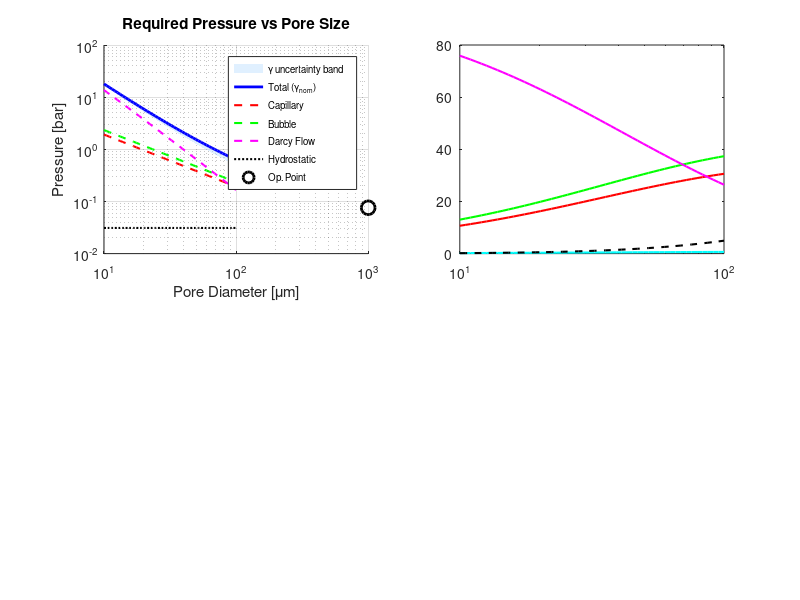

MATLAB code for this plot: (Note: this script raises an error after producing the figure.)
%% Gallinstan Seepage Prevention and Gas Bubbling Pressure Calculator
% Calculates required pressure differential across porous SiC plate
% to prevent Gallinstan seepage while bubbling nitrogen gas through
%
% PROPERTY VALUES CORRECTED vs literature (see gallinstan_input_validation.m):
%   gamma_gallinstan : 0.65 → 0.535 N/m  (Plevachuk 2014, EGaInSn at 200°C)
%   rho_galinstan    : 6360 → 6332 kg/m³  (6440 at 20°C, dρ/dT = -0.6 kg/m³/K)
%   mu_nitrogen      : 2.5e-5 → 2.57e-5 Pa·s  (NIST at 200°C)
%   rho_nitrogen     : 0.746 → 0.745 kg/m³  (ideal gas, NIST)
%   alpha_vessel     : 17e-6 → 17.2e-6 1/K
%
% UNCERTAINTY BANDS added for γ (dominant uncertainty source):
%   gamma_nom  = 0.535 N/m  (oxide-free EGaInSn at 200°C)
%   gamma_low  = 0.400 N/m  (conservative partial Ga₂O₃ oxidation present)
%   gamma_high = 0.590 N/m  (upper bound fully inert, RT brand value)
%
% MATERIAL COMPATIBILITY WARNING:
%   316L SS is partially attacked by Ga alloys via liquid metal embrittlement.
%   Consider SiC-lined or PTFE-lined vessel, or Hastelloy C-276.

clear; clc; close all;

%% INPUT PARAMETERS 

% SiC Plate Properties
pore_diameter    = 1000e-6;      % Pore diameter [m] (1000 microns)
plate_thickness  = 20e-3;        % Plate thickness [m] (20 mm)
porosity         = 0.2475;       % Porosity [-]
active_area      = 1e-4;         % Active flow area [m^2] (1 cm^2)

% Operating Conditions
flow_rate_cm3s   = 5;            % Nitrogen flow rate [cm^3/s]
temperature_C    = 200;          % Operating temperature [°C]
gas_type         = 'nitrogen';   % Gas type (informational)

% Vessel Geometry
gallinstan_height = 0.05;        % Height of Gallinstan above SiC plate [m]

%% MATERIAL PROPERTIES  (literature-validated) 

T_K = temperature_C + 273.15;   % [K]


% Gallinstan at 200°C
% Surface tension: γ(T) = 587 - 0.0109*(T_K - 283.15) mN/m
%   Plevachuk et al. (2014) J. Chem. Eng. Data 59, 757 EGaInSn
%   Brand Galinstan(R) ~534 mN/m at RT (Handschuh-Wang 2022)
% Three scenarios due to oxidation uncertainty:

gamma_nom  = (587 - 0.0109*(T_K - 283.15)) * 1e-3;  % [N/m] oxide-free EGaInSn
gamma_low  = 0.400;                                   % [N/m] partial oxidation worst-case
gamma_high = 0.590;                                   % [N/m] upper bound (brand RT value)
gamma_gallinstan = gamma_nom;                         % ← NOMINAL used in all calculations

% Density: 6440 kg/m³ at 20°C, dρ/dT ≈ -0.60 kg/m³/K (liquid metal typical)
rho_gallinstan = 6440 + (-0.60) * (temperature_C - 20);  % [kg/m³] at 200°C

% Contact angles (non-wetting on clean SiC in inert atmosphere)
contact_angle_adv_deg = 145;    % Advancing [°] used for seepage calc (worst case entry)
contact_angle_rec_deg = 120;    % Receding  [°] lower bound once Ga has entered pore

% Nitrogen at 200°C, 1 atm  (NIST reference data)

mu_nitrogen  = 2.57e-5;         % Dynamic viscosity [Pa·s]  NIST 473 K
rho_nitrogen = (101325 * 0.028014) / (8.314 * T_K);  % Ideal gas [kg/m³] = 0.7448

% Mean free path of N2 at 200°C, 1 atm (kinetic theory)
lambda_mfp   = 70e-9;           % [m]

% SiC / Vessel Thermal Properties
alpha_SiC     = 4.0e-6;         % CTE of SiC [1/K]       (sintered α-SiC)
alpha_vessel  = 17.2e-6;        % CTE of 316L SS [1/K]   (ASME IID at 200°C)
E_SiC         = 410e9;          % Young's modulus SiC [Pa]
delta_T       = temperature_C - 20;  % Temperature rise from assembly temp [K]

% Universal constants
g = 9.81;                        % [m/s^2]

%% PRINT PROPERTY VALUES WITH SOURCE NOTES 

fprintf('  MATERIAL PROPERTIES (literature-corrected)  \n');
fprintf('Gallinstan surface tension:\n');
fprintf('  γ_nominal  (oxide-free EGaInSn, 200°C) : %.4f N/m  [Plevachuk 2014]\n', gamma_nom);
fprintf('  γ_low      (partial Ga₂O₃ oxidation)   : %.4f N/m  [conservative]\n', gamma_low);
fprintf('  γ_high     (upper bound, brand RT)      : %.4f N/m  [Handschuh-Wang 2022]\n', gamma_high);
fprintf('  *** Calculations use γ_nominal = %.4f N/m ***\n', gamma_gallinstan);
fprintf('  NOTE: ensure N₂ supply has <10 ppm O₂ to stay near γ_nominal.\n');
fprintf('        If O₂ uncontrolled, use γ_low for conservative design.\n\n');
fprintf('Gallinstan density at %.0f°C : %.1f kg/m³\n', temperature_C, rho_gallinstan);
fprintf('  (extrapolated from 6440 kg/m³ at 20°C, dρ/dT = -0.60 kg/m³/K)\n\n');
fprintf('N₂ viscosity  at %.0f°C, 1 atm : %.3e Pa·s  [NIST]\n', temperature_C, mu_nitrogen);
fprintf('N₂ density    at %.0f°C, 1 atm : %.4f kg/m³  [ideal gas]\n\n', temperature_C, rho_nitrogen);
fprintf('⚠  MATERIAL COMPATIBILITY WARNING:\n');
fprintf('   Gallium alloys attack most metals via liquid metal embrittlement (LME).\n');
fprintf('   316L SS has limited resistance; Ga can diffuse along grain boundaries\n');
fprintf('   at 200°C. Consider: SiC-lined vessel, PTFE liner, or Hastelloy C-276.\n');
fprintf('   Tungsten and molybdenum are the most resistant structural metals.\n\n');

%%   DERIVED PARAMETERS  

pore_radius             = pore_diameter / 2;
contact_angle_adv_rad   = deg2rad(contact_angle_adv_deg);
contact_angle_rec_rad   = deg2rad(contact_angle_rec_deg);
flow_rate_m3s           = flow_rate_cm3s * 1e-6;
superficial_velocity    = flow_rate_m3s / active_area;

%%   PERMEABILITY (Kozeny-Carman)  

kozeny_constant = 180;
permeability = (porosity^3 * pore_diameter^2) / ...
               (kozeny_constant * (1 - porosity)^2);

Sphericity   = 250e-9;
diameter_abs = 1e-6;
absperm = (Sphericity^2 * porosity^3 * diameter_abs^2) / ...
          (150 * (1 - porosity)^2);

%%   DIMENSIONLESS SANITY CHECKS  

Re_pore = rho_nitrogen * superficial_velocity * pore_diameter / mu_nitrogen;
Ca      = mu_nitrogen * superficial_velocity / gamma_gallinstan;
Kn      = lambda_mfp / pore_radius;

fprintf('  DIMENSIONLESS CHECKS  \n');
fprintf('Pore Reynolds number : %.5f  (Darcy valid if Re << 1)\n', Re_pore);
fprintf('Capillary number     : %.2e  (capillary-dominated if Ca << 1)\n', Ca);
fprintf('Knudsen number       : %.2e  (continuum OK if Kn << 0.01)\n\n', Kn);

if Re_pore > 1
    warning('Re_pore > 1: Forchheimer inertial correction is significant.');
end
if Kn > 0.01
    warning('Kn > 0.01: Klinkenberg slip-flow correction applied below.');
end

%%   KLINKENBERG SLIP-FLOW CORRECTION  

b_klink = 0.11 * permeability^(-0.39);
P_mean  = 101325;
k_klink = permeability * (1 + b_klink / P_mean);

fprintf('  KLINKENBERG SLIP CORRECTION  \n');
fprintf('Intrinsic permeability   : %.3e m²\n', permeability);
fprintf('Klinkenberg factor b     : %.4f Pa\n',  b_klink);
fprintf('Slip-corrected perm.     : %.3e m²\n\n', k_klink);

%%    SYSTEM PARAMETERS PRINTOUT   

fprintf('  SYSTEM PARAMETERS  \n');
fprintf('Pore diameter        : %.1f μm\n',    pore_diameter*1e6);
fprintf('Plate thickness      : %.1f mm\n',    plate_thickness*1e3);
fprintf('Porosity             : %.2f%%\n',     porosity*100);
fprintf('Active area          : %.2f cm²\n',   active_area*1e4);
fprintf('Flow rate            : %.2f cm³/s\n', flow_rate_cm3s);
fprintf('Temperature          : %.0f°C\n',     temperature_C);
fprintf('Gallinstan height    : %.0f mm\n',    gallinstan_height*1e3);
fprintf('Est. permeability    : %.2e m²\n\n',  permeability);

%%    PRESSURE CALCULATIONS   

% Hydrostatic (independent of gamma)
delta_P_hydrostatic = rho_gallinstan * g * gallinstan_height;

%   Nominal (γ_nom)  
delta_P_capillary_adv = (2*gamma_gallinstan*abs(cos(contact_angle_adv_rad))) / pore_radius;
delta_P_capillary_rec = (2*gamma_gallinstan*abs(cos(contact_angle_rec_rad))) / pore_radius;
delta_P_flow          = (mu_nitrogen * superficial_velocity * plate_thickness) / k_klink;
beta_forchheimer      = 1.75 / (sqrt(k_klink) * porosity^1.5);
delta_P_forchhei      = beta_forchheimer * rho_nitrogen * superficial_velocity^2 * plate_thickness;
delta_P_bubble        = (2*gamma_gallinstan) / pore_radius;
delta_P_total         = delta_P_capillary_adv + delta_P_hydrostatic + ...
                        delta_P_flow + delta_P_forchhei + delta_P_bubble;

%   Low γ (oxidation worst-case)  
dP_cap_adv_low = (2*gamma_low*abs(cos(contact_angle_adv_rad))) / pore_radius;
dP_bubble_low  = (2*gamma_low) / pore_radius;
delta_P_total_low = dP_cap_adv_low + delta_P_hydrostatic + ...
                    delta_P_flow + delta_P_forchhei + dP_bubble_low;

%   High γ (fully inert upper bound)  
dP_cap_adv_high = (2*gamma_high*abs(cos(contact_angle_adv_rad))) / pore_radius;
dP_bubble_high  = (2*gamma_high) / pore_radius;
delta_P_total_high = dP_cap_adv_high + delta_P_hydrostatic + ...
                     delta_P_flow + delta_P_forchhei + dP_bubble_high;

%%  = RESULTS OUTPUT  

fprintf('  PRESSURE COMPONENTS (nominal γ = %.4f N/m)  \n', gamma_gallinstan);

fprintf('1. Capillary Entry Pressure (advancing, θ=%.0f°):\n', contact_angle_adv_deg);
fprintf('   ΔP_cap_adv = %8.1f Pa  (%.5f bar, %.4f psi)\n', ...
        delta_P_capillary_adv, delta_P_capillary_adv/1e5, delta_P_capillary_adv/6894.76);
fprintf('   Capillary pressure (receding, θ=%.0f°, hysteresis lower bound):\n', contact_angle_rec_deg);
fprintf('   ΔP_cap_rec = %8.1f Pa  (%.5f bar, %.4f psi)\n\n', ...
        delta_P_capillary_rec, delta_P_capillary_rec/1e5, delta_P_capillary_rec/6894.76);

fprintf('2. Hydrostatic Head (%.0f mm Galinstan, ρ=%.0f kg/m³):\n', ...
        gallinstan_height*1e3, rho_gallinstan);
fprintf('   ΔP_hydro   = %8.1f Pa  (%.5f bar, %.4f psi)\n\n', ...
        delta_P_hydrostatic, delta_P_hydrostatic/1e5, delta_P_hydrostatic/6894.76);

fprintf('3. Viscous Flow Resistance (Darcy + Klinkenberg):\n');
fprintf('   ΔP_flow    = %8.4f Pa  (%.7f bar)\n\n', ...
        delta_P_flow, delta_P_flow/1e5);

fprintf('4. Forchheimer Inertial Correction:\n');
fprintf('   ΔP_Forch   = %8.6f Pa  (negligible at this flow rate)\n\n', delta_P_forchhei);

fprintf('5. Bubble Formation Pressure (Young-Laplace):\n');
fprintf('   ΔP_bubble  = %8.1f Pa  (%.5f bar, %.4f psi)\n\n', ...
        delta_P_bubble, delta_P_bubble/1e5, delta_P_bubble/6894.76);

fprintf('  TOTAL REQUIRED PRESSURE UNCERTAINTY RANGE  \n');
fprintf('  γ_low  (%.3f N/m, oxidised)  : %8.1f Pa  (%.5f bar)  ← minimum credible\n', ...
        gamma_low,  delta_P_total_low,  delta_P_total_low/1e5);
fprintf('  γ_nom  (%.3f N/m, oxide-free): %8.1f Pa  (%.5f bar)  ← DESIGN VALUE\n', ...
        gamma_gallinstan, delta_P_total, delta_P_total/1e5);
fprintf('  γ_high (%.3f N/m, upper)     : %8.1f Pa  (%.5f bar)  ← upper bound\n\n', ...
        gamma_high, delta_P_total_high, delta_P_total_high/1e5);

fprintf('  ΔP_total (nominal) = %.1f Pa = %.5f bar = %.4f psi = %.5f atm\n\n', ...
        delta_P_total, delta_P_total/1e5, delta_P_total/6894.76, delta_P_total/101325);

fprintf('INTERPRETATION:\n');
fprintf('  Gas pressure below SiC must exceed pressure above by %.1f Pa (nominal)\n', delta_P_total);
fprintf('  to simultaneously:\n');
fprintf('    ✓ Overcome capillary entry pressure (seepage prevention)\n');
fprintf('    ✓ Support %.0f mm hydrostatic head of Galinstan\n', gallinstan_height*1e3);
fprintf('    ✓ Push N₂ through pores (viscous + inertial losses)\n');
fprintf('    ✓ Form bubbles in Galinstan (Young-Laplace)\n');
fprintf('  If O₂ contamination is present (γ drops to %.3f N/m),\n', gamma_low);
fprintf('  required ΔP drops to %.1f Pa capillary barrier weakens.\n', delta_P_total_low);
fprintf('  RISK: if θ < 90° due to oxidation, capillary barrier disappears entirely.\n\n');

%%   COMPONENT BREAKDOWN  

fprintf('  COMPONENT BREAKDOWN (nominal)  \n');
fprintf('Capillary (adv.) :  %5.1f%% of total\n', 100*delta_P_capillary_adv/delta_P_total);
fprintf('Hydrostatic      :  %5.1f%% of total\n', 100*delta_P_hydrostatic/delta_P_total);
fprintf('Flow (Darcy)     :  %5.1f%% of total\n', 100*delta_P_flow/delta_P_total);
fprintf('Forchheimer      :  %5.1f%% of total\n', 100*delta_P_forchhei/delta_P_total);
fprintf('Bubble formation :  %5.1f%% of total\n\n', 100*delta_P_bubble/delta_P_total);

%%   BUBBLE CHARACTERISTICS  

D_fritz = 0.0208 * contact_angle_adv_deg * ...
          sqrt(gamma_gallinstan / (g * (rho_gallinstan - rho_nitrogen)));
R_fritz = D_fritz / 2;
bubble_volume_pore  = (4/3)*pi*pore_radius^3;
bubble_volume_fritz = (4/3)*pi*R_fritz^3;
bubble_freq_pore    = flow_rate_m3s / bubble_volume_pore;
bubble_freq_fritz   = flow_rate_m3s / bubble_volume_fritz;

fprintf('  BUBBLE CHARACTERISTICS  \n');
fprintf('Pore-radius model:\n');
fprintf('  Bubble radius    : %.1f μm\n', pore_radius*1e6);
fprintf('  Bubble frequency : %.2f Hz  (%.0f bubbles/min)\n', bubble_freq_pore, bubble_freq_pore*60);
fprintf('Fritz detachment model:\n');
fprintf('  Detachment diameter : %.2f mm\n', D_fritz*1e3);
fprintf('  Bubble frequency    : %.4f Hz  (%.2f bubbles/min)\n', bubble_freq_fritz, bubble_freq_fritz*60);
fprintf('(Actual bubbles will coalesce and grow; Fritz gives detachment upper bound on size)\n\n');

%%   THERMAL STRESS ESTIMATE  

delta_alpha   = abs(alpha_SiC - alpha_vessel);
sigma_thermal = E_SiC * delta_alpha * delta_T;

fprintf('  THERMAL STRESS ESTIMATE  \n');
fprintf('α_SiC    : %.1f μm/m·K\n', alpha_SiC*1e6);
fprintf('α_vessel : %.1f μm/m·K  (316L SS, corrected)\n', alpha_vessel*1e6);
fprintf('ΔCTE     : %.1f μm/m·K\n', delta_alpha*1e6);
fprintf('ΔT       : %.0f K  (20°C assembly → %.0f°C operating)\n', delta_T, temperature_C);
fprintf('Est. biaxial stress in SiC : %.1f MPa\n', sigma_thermal/1e6);
fprintf('SiC MOR (sintered α-SiC)   : 300–500 MPa\n');
if sigma_thermal > 300e6
    fprintf('⚠  WARNING: Thermal stress may approach SiC MOR lower bound.\n');
    fprintf('   Review clamping, add compliant interlayer (graphite or PTFE), or\n');
    fprintf('   use a floating plate design to allow free thermal expansion.\n\n');
else
    fprintf('✓  Thermal stress within acceptable range for sintered SiC.\n\n');
end

%%   PARAMETRIC STUDY: EFFECT OF PORE SIZE  

pore_diameters = logspace(-5, -4, 50);
n = length(pore_diameters);
P_cap_array   = zeros(1,n);  P_hydro_array = zeros(1,n);
P_flow_array  = zeros(1,n);  P_forch_array = zeros(1,n);
P_bubble_array= zeros(1,n);  P_total_array = zeros(1,n);
P_total_low   = zeros(1,n);  P_total_high  = zeros(1,n);

for i = 1:n
    d   = pore_diameters(i);
    r   = d/2;
    k   = (porosity^3*d^2) / (kozeny_constant*(1-porosity)^2);
    b_k = 0.11*k^(-0.39);
    k_kl= k*(1+b_k/P_mean);

    P_cap_array(i)    = (2*gamma_gallinstan*abs(cos(contact_angle_adv_rad))) / r;
    P_hydro_array(i)  = delta_P_hydrostatic;
    P_flow_array(i)   = (mu_nitrogen*superficial_velocity*plate_thickness) / k_kl;
    beta_f            = 1.75/(sqrt(k_kl)*porosity^1.5);
    P_forch_array(i)  = beta_f*rho_nitrogen*superficial_velocity^2*plate_thickness;
    P_bubble_array(i) = (2*gamma_gallinstan) / r;
    P_total_array(i)  = P_cap_array(i)+P_hydro_array(i)+P_flow_array(i)+...
                        P_forch_array(i)+P_bubble_array(i);

    % Uncertainty bands
    P_total_low(i)  = (2*gamma_low*abs(cos(contact_angle_adv_rad)))/r + ...
                      P_hydro_array(i) + P_flow_array(i) + P_forch_array(i) + (2*gamma_low)/r;
    P_total_high(i) = (2*gamma_high*abs(cos(contact_angle_adv_rad)))/r + ...
                      P_hydro_array(i) + P_flow_array(i) + P_forch_array(i) + (2*gamma_high)/r;
end

%%   PLOTS  

figure('Position',[100 100 1150 850],'Name','Gallinstan Pressure Analysis (Corrected Properties)');

%   Panel 1: Absolute pressures with uncertainty band  
subplot(2,2,1)
patch([pore_diameters pore_diameters(end:-1:1)]*1e6, ...
      [P_total_low P_total_high(end:-1:1)]/1e5, ...
      [0.7 0.85 1.0],'EdgeColor','none','FaceAlpha',0.4,'DisplayName','γ uncertainty band');
hold on;
loglog(pore_diameters*1e6, P_total_array/1e5,  'b-',  'LineWidth',2,   'DisplayName','Total (γ_{nom})');
loglog(pore_diameters*1e6, P_cap_array/1e5,    'r--', 'LineWidth',1.5, 'DisplayName','Capillary');
loglog(pore_diameters*1e6, P_bubble_array/1e5, 'g--', 'LineWidth',1.5, 'DisplayName','Bubble');
loglog(pore_diameters*1e6, P_flow_array/1e5,   'm--', 'LineWidth',1.5, 'DisplayName','Darcy Flow');
loglog(pore_diameters*1e6, P_hydro_array/1e5,  'k:',  'LineWidth',1.5, 'DisplayName','Hydrostatic');
loglog(pore_diameter*1e6,  delta_P_total/1e5,  'ko',  'MarkerSize',10, 'LineWidth',2,'DisplayName','Op. Point');
set(gca,'XScale','log','YScale','log');
grid on; grid minor;
xlabel('Pore Diameter [μm]'); ylabel('Pressure [bar]');
title('Required Pressure vs Pore Size');
legend('Location','best','FontSize',7);

%   Panel 2: Component contributions  
subplot(2,2,2)
semilogx(pore_diameters*1e6, 100*P_cap_array./P_total_array,    'r-',  'LineWidth',1.5,'DisplayName','Capillary'); hold on;
semilogx(pore_diameters*1e6, 100*P_bubble_array./P_total_array, 'g-',  'LineWidth',1.5,'DisplayName','Bubble');
semilogx(pore_diameters*1e6, 100*P_flow_array./P_total_array,   'm-',  'LineWidth',1.5,'DisplayName','Darcy');
semilogx(pore_diameters*1e6, 100*P_forch_array./P_total_array,  'c-',  'LineWidth',1.5,'DisplayName','Forchheimer');
semilogx(pore_diameters*1e6, 100*P_hydro_array./P_total_array,  'k--', 'LineWidth',1.5,'DisplayName','Hydrostatic');
xline(pore_diameter*1e6,'k:','LineWidth',1,'Label','Op. Point');
grid on; ylim([0 100]);
xlabel('Pore Diameter [μm]'); ylabel('Contribution [%]');
title('Pressure Component Contributions');
legend('Location','best','FontSize',7);

%   Panel 3: γ uncertainty effect on total pressure  
subplot(2,2,3)
gamma_sweep = linspace(0.35, 0.65, 100);
dP_vs_gamma = zeros(size(gamma_sweep));
for j = 1:length(gamma_sweep)
    gj = gamma_sweep(j);
    dP_vs_gamma(j) = (2*gj*abs(cos(contact_angle_adv_rad)))/pore_radius + ...
                     delta_P_hydrostatic + delta_P_flow + delta_P_forchhei + ...
                     (2*gj)/pore_radius;
end
plot(gamma_sweep*1e3, dP_vs_gamma, 'b-', 'LineWidth', 2); hold on;
xline(gamma_low*1e3,  'm--', sprintf('γ_{low}=%.0f mN/m', gamma_low*1e3),  'LineWidth',1.5,'LabelVerticalAlignment','bottom');
xline(gamma_nom*1e3,  'g--', sprintf('γ_{nom}=%.0f mN/m', gamma_nom*1e3),  'LineWidth',1.5,'LabelVerticalAlignment','top');
xline(gamma_high*1e3, 'r--', sprintf('γ_{high}=%.0f mN/m',gamma_high*1e3), 'LineWidth',1.5,'LabelVerticalAlignment','bottom');
plot(gamma_gallinstan*1e3, delta_P_total, 'ko', 'MarkerSize',8,'LineWidth',2,'DisplayName','Design point');
grid on;
xlabel('Surface Tension γ [mN/m]'); ylabel('Total ΔP [Pa]');
title('Sensitivity to γ (dominant uncertainty)');
legend('ΔP total','Location','best','FontSize',8);

%   Panel 4: Flow rate sensitivity  
subplot(2,2,4)
flow_rates = linspace(0.1, 20, 100);
P_vs_flow  = zeros(size(flow_rates));
for j = 1:length(flow_rates)
    v_j      = (flow_rates(j)*1e-6) / active_area;
    dP_fl_j  = (mu_nitrogen*v_j*plate_thickness) / k_klink;
    beta_j   = 1.75/(sqrt(k_klink)*porosity^1.5);
    dP_fo_j  = beta_j*rho_nitrogen*v_j^2*plate_thickness;
    P_vs_flow(j) = delta_P_capillary_adv + delta_P_hydrostatic + dP_fl_j + dP_fo_j + delta_P_bubble;
end
plot(flow_rates, P_vs_flow, 'b-', 'LineWidth',2); hold on;
plot(flow_rate_cm3s, delta_P_total, 'ro', 'MarkerSize',8,'LineWidth',2);
grid on;
xlabel('N₂ Flow Rate [cm³/s]'); ylabel('Total Required ΔP [Pa]');
title('Sensitivity to N₂ Flow Rate');
legend('Total ΔP','Current op. point','Location','best');

sgtitle(sprintf('Gallinstan/SiC Bubbler Corrected Properties (γ_{nom}=%.0f mN/m, ρ=%.0f kg/m³, T=%.0f°C)', ...
        gamma_nom*1e3, rho_gallinstan, temperature_C), 'FontSize',11,'FontWeight','bold');

fprintf('  CALCULATION COMPLETE  \n');
fprintf('Key correction: γ reduced from 0.650 to %.3f N/m (literature value at 200°C).\n', gamma_nom);
fprintf('Panel 3 shows how total ΔP varies across the full γ uncertainty range.\n');
fprintf('Red circles mark the current operating point.\n');
